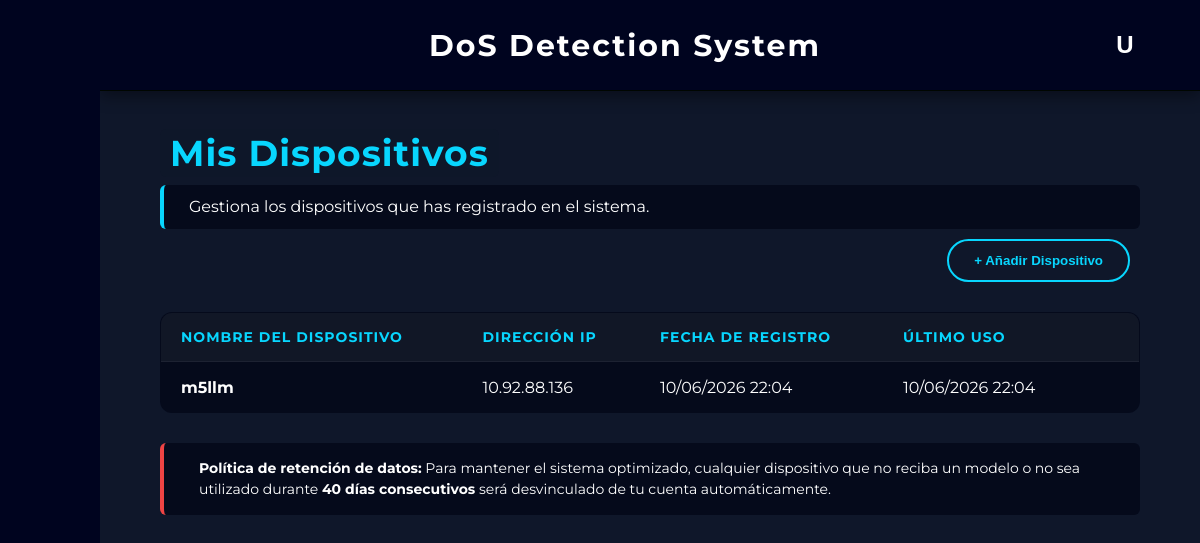
Screenshot of /dispositivos (signed in) with the database file from the repository.
### app/models.py (models this page shows)
class Dispositivo(db.Model):
    __tablename__ = 'dispositivos'
    id = db.Column(db.Integer, primary_key=True)
    nombre = db.Column(db.String(150), nullable=False)
    ip = db.Column(db.String(50), nullable=False)
    usuario_id = db.Column(db.Integer, db.ForeignKey('usuarios.id'), nullable=False)
    fecha_registro = db.Column(db.DateTime, default=lambda: datetime.now(pytz.timezone('Europe/Madrid')))
    fecha_ultimo_uso = db.Column(db.DateTime, default=lambda: datetime.now(pytz.timezone('Europe/Madrid')))
    usuario = db.relationship('User', backref=db.backref('dispositivos', cascade="all, delete-orphan", lazy=True))

### app/routes/pages/dispositivos.py (the view)
@dispositivos_bp.route("/dispositivos", methods=["GET"])
def index():
    if session.get('guest'):
        datos_invitado = session.get('guest_devices', [])
        dispositivos = [DispositivoInvitado(d['nombre'], d['ip'], d['fecha_registro']) for d in datos_invitado]
    else:
        user_id = session.get('user_id')
        if not user_id:
            return redirect(url_for('auth.login'))
        dispositivos = Dispositivo.query.filter_by(usuario_id=user_id).order_by(Dispositivo.fecha_registro.desc()).all()
    return render_template("dispositivos.html", dispositivos=dispositivos)

### app/templates/dispositivos.html (shortened to what this page needs)
{% extends "base.html" %}
{% block content %}
<div style="padding: 40px 60px;">
    <h2><span style="color: #08d6fe; background-color: #0f172ad3; padding: 2px 10px; border-radius: 6px; margin-bottom: 30px; font-size: 36px; letter-spacing: 1px;">Mis Dispositivos</span></h2>
    <div style="margin-top: 10px; margin-bottom: 10px; padding: 10px 10px; background: rgba(2, 6, 23, 0.726); border-left: 4px solid #08d6fe; border-radius: 6px; display: flex; align-items: center; gap: 15px;">
        <p style="color: white; font-size: 16px; margin: 0; line-height: 1.5;">
            Gestiona los dispositivos que has registrado en el sistema.
        </p>
    </div>
    <div class="table-header">
        <button class="action-btn" onclick="openDeviceModal()">+ Añadir Dispositivo</button>
    </div>
    <table class="glass-table">
        <thead>
            <tr>
                <th>Nombre del Dispositivo</th>
                <th>Dirección IP</th>
                <th>Fecha de Registro</th>
                <th>Último Uso</th>
                <th style="text-align: center;"> </th>
            </tr>
        </thead>
        <tbody>
            {% for dispositivo in dispositivos %}
            <tr>
                <td style="font-weight: bold;">{{ dispositivo.nombre }}</td>
                <td>{{ dispositivo.ip }}</td>
                <td>{{ dispositivo.fecha_registro.strftime('%d/%m/%Y %H:%M') }}</td>
                <td>{{ dispositivo.fecha_ultimo_uso.strftime('%d/%m/%Y %H:%M') }}</td>
                <td style="text-align: center;">
                    <form action="{{ url_for('dispositivos.delete', device_id=(dispositivo.id if not session.get('guest') else loop.index0)) }}"
                          method="POST"
                          onsubmit="confirmAction(event, this, '¿Quiere eliminar este dispositivo?');"
                          style="display: inline;">
                        <button type="submit" class="delete-btn" title="Eliminar Dispositivo">
                        </button>
                    </form>
                </td>
            </tr>
            {% else %}
            <tr>
                <td colspan="5" style="text-align: center; padding: 30px; opacity: 0.7;">No tienes ningún dispositivo registrado.</td>
            </tr>
            {% endfor %}
        </tbody>
    </table>
    <div style="margin-top: 30px; padding: 15px 20px; background: rgba(2, 6, 23, 0.726); border-left: 4px solid #ef4444; border-radius: 6px; display: flex; align-items: center; gap: 15px;">
        <p style="color: white; font-size: 14px; margin: 0; line-height: 1.5;">
            {% if session.get('guest') %}
                <strong>Sesión temporal:</strong> Estás utilizando una cuenta de invitado. Todos los dispositivos que registres serán <strong>eliminados permanentemente</strong> en el momento en que cierres la sesión.
            {% else %}
                <strong>Política de retención de datos:</strong> Para mantener el sistema optimizado, cualquier dispositivo que no reciba un modelo o no sea utilizado durante <strong>40 días consecutivos</strong> será desvinculado de tu cuenta automáticamente.
            {% endif %}
        </p>
    </div>
</div>
{% endblock %}

### app/static/css/style.css (style rules this page uses)
* { margin: 0; padding: 0; box-sizing: border-box; }
body { font-family: 'Montserrat'; background-color: #0f172a; color: #e5e7eb; }
button { background-color: #013d76; color: white; border: none; padding: 10px 15px; border-radius: 8px; cursor: pointer; margin-right: 10px; font-weight: bold; }
.body-home { background-image: url('../img/fondo.png'); background-size: cover; background-position: center; background-repeat: no-repeat; background-attachment: fixed; margin: 0; height: 100vh; }
.table-header { display: flex; justify-content: space-between; align-items: center; margin-bottom: 30px; color: #00041f; }
.action-btn { background-color: transparent; color: #08d6fe; border: 2px solid #08d6fe; padding: 12px 25px; border-radius: 50px; font-weight: bold; cursor: pointer; transition: all 0.3s ease; }
.glass-table { width: 100%; border-collapse: collapse; background-color: rgba(2, 6, 23, 0.726); border: 1px solid rgba(255, 255, 255, 0.1); border-radius: 12px; overflow: hidden; color: white; }
.glass-table th, .glass-table td { padding: 15px 20px; text-align: left; border-bottom: 1px solid rgba(255, 255, 255, 0.05); }
.glass-table th { background-color: rgba(255, 255, 255, 0.05); font-weight: bold; color: #08d6fe; text-transform: uppercase; font-size: 14px; letter-spacing: 1px; }
.delete-btn { background: transparent; border: none; color: #94a3b8; font-size: 18px; cursor: pointer; transition: all 0.2s ease; padding: 5px; margin: 0; }

### rows the page displays
Dispositivo: nombre "m5llm", ip "10.92.88.136", fecha_registro "10/06/2026 22:04", fecha_ultimo_uso "10/06/2026 22:04"

### other values shown
{{ session.get('username')[0] | upper }} "U"
